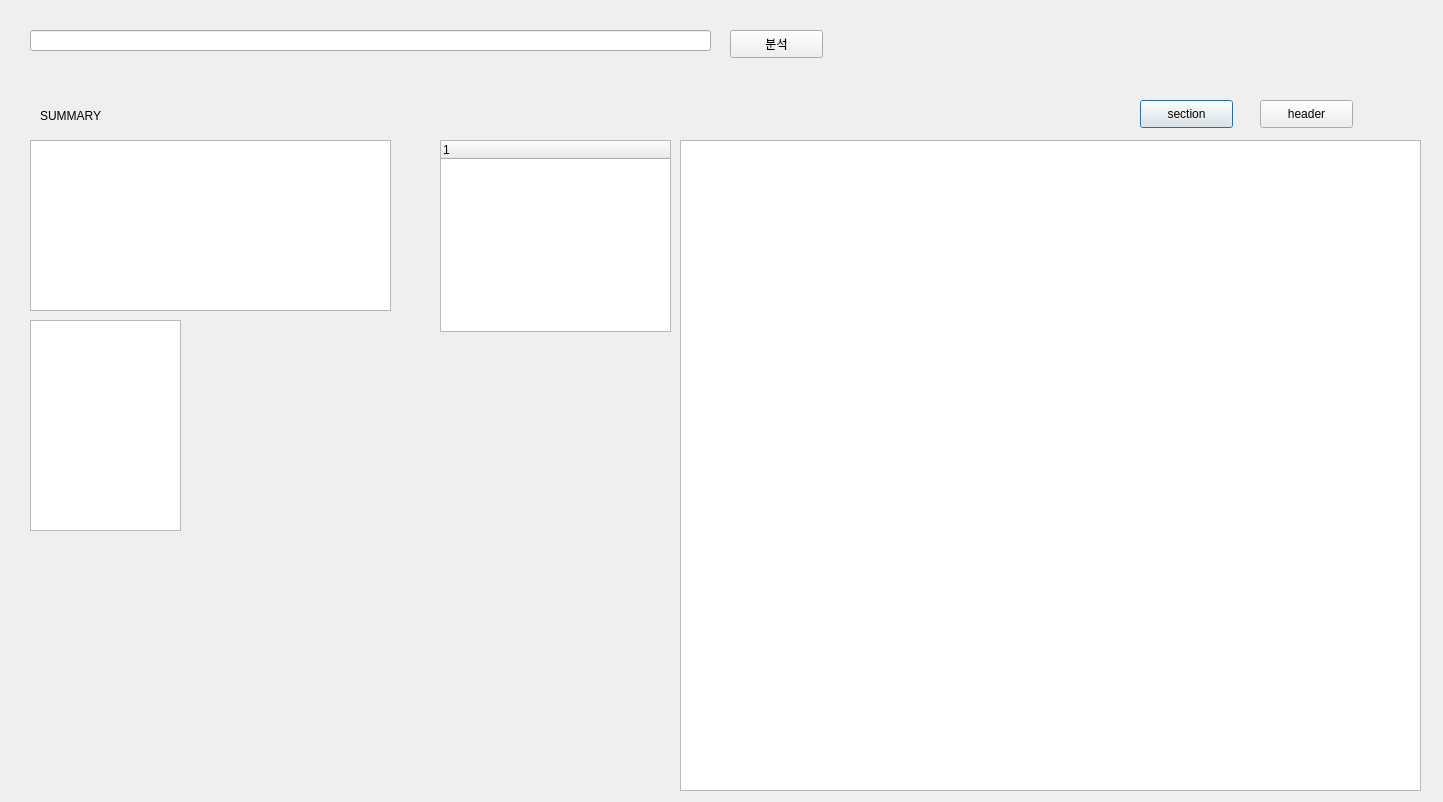
<?xml version="1.0" encoding="UTF-8"?>
<ui version="4.0">
 <class>Dialog</class>
 <widget class="QDialog" name="Dialog">
  <property name="geometry">
   <rect>
    <x>0</x>
    <y>0</y>
    <width>1443</width>
    <height>802</height>
   </rect>
  </property>
  <property name="windowTitle">
   <string>Dialog</string>
  </property>
  <widget class="QPushButton" name="sectionButton">
   <property name="geometry">
    <rect>
     <x>1140</x>
     <y>100</y>
     <width>93</width>
     <height>28</height>
    </rect>
   </property>
   <property name="text">
    <string>section</string>
   </property>
  </widget>
  <widget class="QPushButton" name="headerButton">
   <property name="geometry">
    <rect>
     <x>1260</x>
     <y>100</y>
     <width>93</width>
     <height>28</height>
    </rect>
   </property>
   <property name="text">
    <string>header</string>
   </property>
  </widget>
  <widget class="QLineEdit" name="lineEdit">
   <property name="geometry">
    <rect>
     <x>30</x>
     <y>30</y>
     <width>681</width>
     <height>21</height>
    </rect>
   </property>
  </widget>
  <widget class="QPushButton" name="inputb">
   <property name="geometry">
    <rect>
     <x>730</x>
     <y>30</y>
     <width>93</width>
     <height>28</height>
    </rect>
   </property>
   <property name="text">
    <string>분석</string>
   </property>
  </widget>
  <widget class="QTextBrowser" name="textBrowser">
   <property name="geometry">
    <rect>
     <x>680</x>
     <y>140</y>
     <width>741</width>
     <height>651</height>
    </rect>
   </property>
  </widget>
  <widget class="QTextBrowser" name="summary">
   <property name="geometry">
    <rect>
     <x>30</x>
     <y>140</y>
     <width>361</width>
     <height>171</height>
    </rect>
   </property>
  </widget>
  <widget class="QTableWidget" name="sumtable">
   <property name="geometry">
    <rect>
     <x>30</x>
     <y>320</y>
     <width>151</width>
     <height>211</height>
    </rect>
   </property>
  </widget>
  <widget class="QLabel" name="label">
   <property name="geometry">
    <rect>
     <x>40</x>
     <y>100</y>
     <width>121</width>
     <height>31</height>
    </rect>
   </property>
   <property name="text">
    <string>SUMMARY</string>
   </property>
  </widget>
  <widget class="QTreeWidget" name="tree">
   <property name="geometry">
    <rect>
     <x>440</x>
     <y>140</y>
     <width>231</width>
     <height>192</height>
    </rect>
   </property>
   <column>
    <property name="text">
     <string notr="true">1</string>
    </property>
   </column>
  </widget>
 </widget>
 <resources/>
 <connections/>
</ui>
